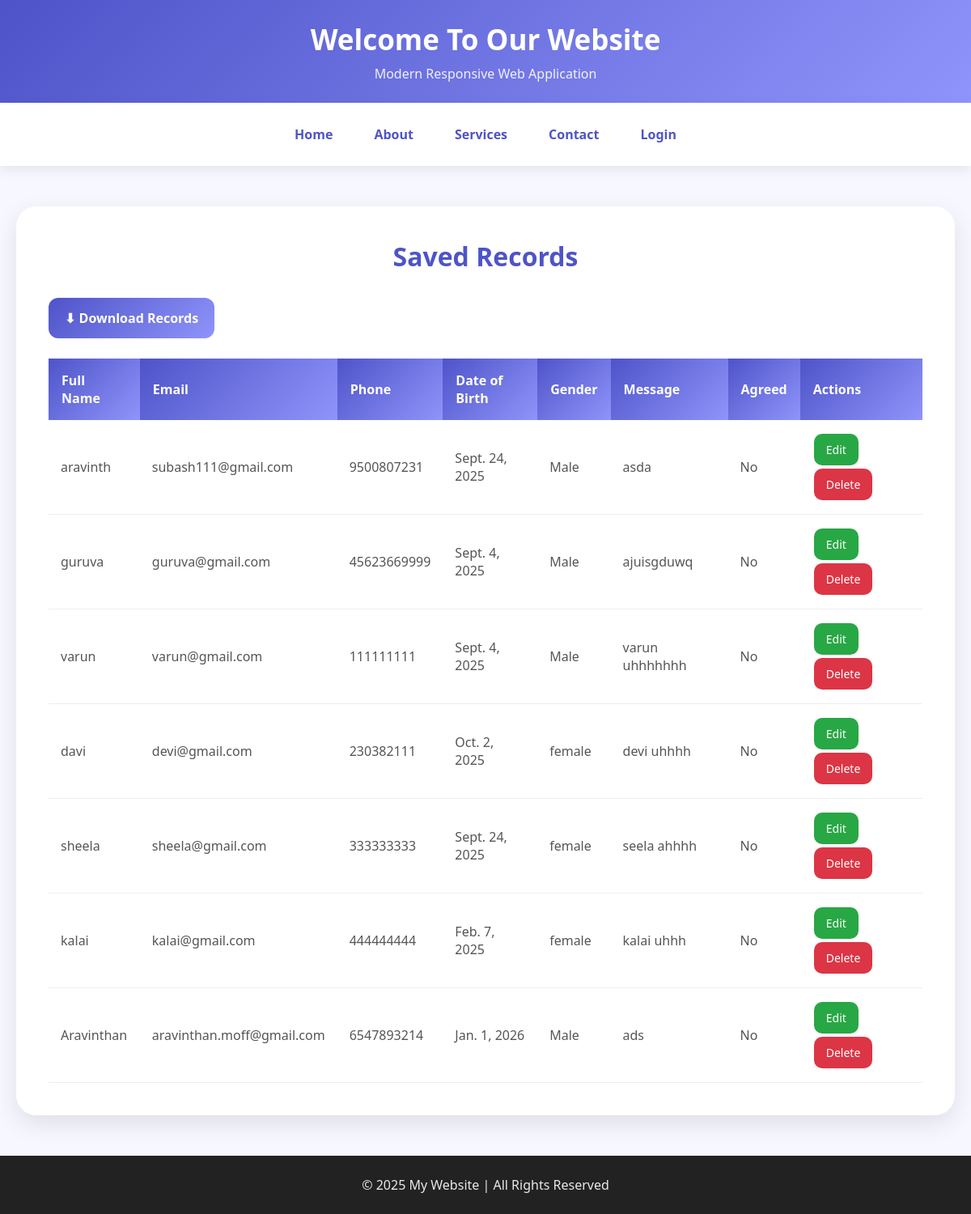
Screenshot of /table/ with the database file from the repository.
### myapp/models.py (models this page shows, shortened)
class Forms(models.Model):
    GENDER_CHOICES = [
        ("male", "Male"),
        ("female", "Female"),
        ("other", "Other"),
    ]
    full_name = models.CharField(max_length=150)
    email = models.EmailField(unique=True)
    phone = models.CharField(max_length=15)
    dob = models.DateField(verbose_name="Date of Birth")
    gender = models.CharField(max_length=10, choices=GENDER_CHOICES)
    message = models.TextField(blank=True, null=True)
    agree_terms = models.BooleanField(default=False)
    created_at = models.DateTimeField(auto_now_add=True)

### myapp/views.py (the view)
# urls.py: path('table/', views.table, name="table"),
def table(request):
    list = Forms.objects.all()
    return render(request, "table.html", {"list": list})

### myapp/templates/table.html (shortened to what this page needs)
{% extends 'base.html' %}
{% block content %}
<div class="records-container">
    <div class="table-box">
        <h2>Saved Records</h2>
        <a href="{% url 'downloadtotalrecord_excel' %}"
           class="btn-download">
            ⬇ Download Records
        </a>
        <div class="table-responsive">
            <table>
                <thead>
                    <tr>
                        <th>Full Name</th>
                        <th>Email</th>
                        <th>Phone</th>
                        <th>Date of Birth</th>
                        <th>Gender</th>
                        <th>Message</th>
                        <th>Agreed</th>
                        <th>Actions</th>
                    </tr>
                </thead>
                <tbody>
                    {% for record in list %}
                    <tr>
                        <td>{{ record.full_name }}</td>
                        <td>{{ record.email }}</td>
                        <td>{{ record.phone }}</td>
                        <td>{{ record.dob }}</td>
                        <td>{{ record.gender }}</td>
                        <td>{{ record.message }}</td>
                        <td>
                            {% if record.agree %}
                                Yes
                            {% else %}
                                No
                            {% endif %}
                        </td>
                        <td>
                            <a href="{% url 'table_edit' record.id %}"
                               class="btn btn-edit">
                                Edit
                            </a>
                            <a href="{% url 'table_delete' record.id %}"
                               class="btn btn-delete"
                               onclick="return confirm('Are you sure you want to delete this record?');">
                                Delete
                            </a>
                        </td>
                    </tr>
                    {% empty %}
                    <tr>
                        <td colspan="8" class="no-record">
                            No records found
                        </td>
                    </tr>
                    {% endfor %}
                </tbody>
            </table>
        </div>
    </div>
</div>
{% endblock %}

### myapp/templates/base.html (style rules this page uses)
* { margin:0; padding:0; box-sizing:border-box; font-family:'Segoe UI',sans-serif; }
html { scroll-behavior:smooth; }
body { min-height:100vh; display:flex; flex-direction:column; background:#f7f8ff; color:#333; }

### myapp/templates/table.html (style rules this page uses)
.records-container { display:flex; justify-content:center; padding:50px 20px; }
.table-box { width:100%; max-width:1300px; background:rgba(255,255,255,.9); backdrop-filter:blur(20px); border-radius:25px; padding:40px; box-shadow:0 10px 30px rgba(0,0,0,.1); }
.table-box h2 { text-align:center; color:#4e54c8; margin-bottom:30px; font-size:32px; }
.btn-download { display:inline-block; text-decoration:none; padding:14px 20px; margin-bottom:25px; border-radius:12px; background:linear-gradient(135deg,#4e54c8,#8f94fb); color:white; font-weight:600; transition:.3s; }
.table-responsive { overflow-x:auto; }
table { width:100%; border-collapse:collapse; min-width:1000px; }
th { background:linear-gradient(135deg,#4e54c8,#8f94fb); color:white; padding:16px; text-align:left; }
td { padding:15px; border-bottom:1px solid #eee; color:#555; }
tbody tr { transition:.3s; }
.btn { padding:10px 15px; border-radius:10px; text-decoration:none; color:white; font-size:14px; display:inline-block; margin:2px; transition:.3s; }
.btn-edit { background:#28a745; }
.btn-delete { background:#dc3545; }

### rows the page displays
Forms: full_name "aravinth", email "subash111@gmail.com", phone "9500807231", dob "Sept. 24, 2025", gender "Male", message "asda"
Forms: full_name "guruva", email "guruva@gmail.com", phone "45623669999", dob "Sept. 4, 2025", gender "Male", message "ajuisgduwq"
Forms: full_name "varun", email "varun@gmail.com", phone "111111111", dob "Sept. 4, 2025", gender "Male", message "varun uhhhhhhh"
Forms: full_name "davi", email "devi@gmail.com", phone "230382111", dob "Oct. 2, 2025", gender "female", message "devi uhhhh"
Forms: full_name "sheela", email "sheela@gmail.com", phone "333333333", dob "Sept. 24, 2025", gender "female", message "seela ahhhh"
Forms: full_name "kalai", email "kalai@gmail.com", phone "444444444", dob "Feb. 7, 2025", gender "female", message "kalai uhhh"
Forms: full_name "Aravinthan", email "aravinthan.moff@gmail.com", phone "6547893214", dob "Jan. 1, 2026", gender "Male", message "ads"
